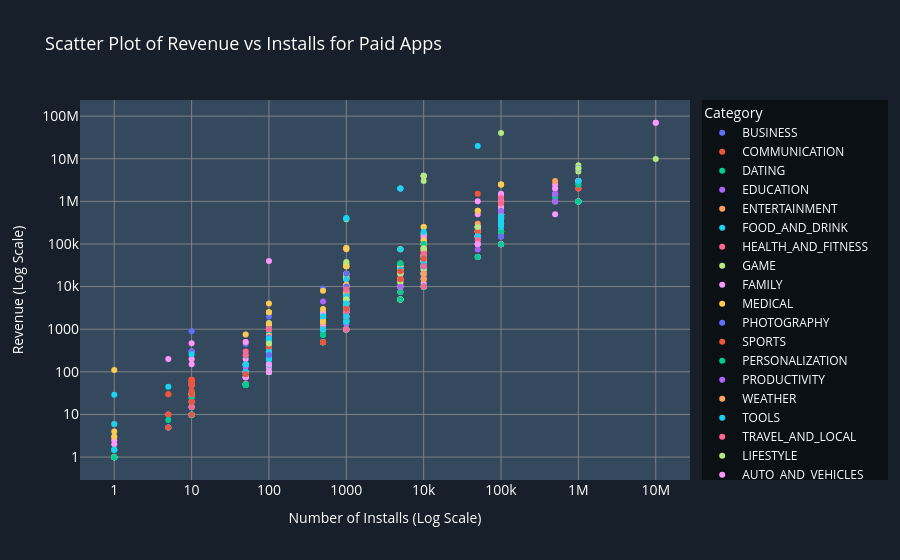

The cell this chart's notebook holds for it:
### Code cell
import pandas as pd
import matplotlib.pyplot as plt
import seaborn as sns
import numpy as np
import plotly.express as px
import plotly.io as pio
import os

file_path = r"C:\\Users\\satya\\Downloads\\Play Store Data.csv"
df = pd.read_csv(file_path)

df = df[df["Type"] == "Paid"].copy()
df["Price"] = df["Price"].str.replace("$", "").astype(float)
df["Installs"] = df["Installs"].str.replace("[+,]", "", regex=True).astype(float)
df["Revenue"] = df["Price"] * df["Installs"]

html_file_path = r"C:\\Users\\satya\\OneDrive\\Desktop\\Satyam\\Task 1.html"

plot_containers = ""

def save_plot_as_html(fig, filepath, insight):
    global plot_containers
    html_content = pio.to_html(fig, full_html=False, include_plotlyjs='cdn')
    plot_containers += f"""
    <div class="plot-container" id="scatter_plot" onclick="openPlot('scatter_plot')" style="border: 2px solid white; padding: 10px; margin: 10px; border-radius: 5px; background-color: #1e1e1e; color: white;">
        <div class="plot" style="border: 1px solid gray; padding: 5px;">{html_content}</div>
        <div class="insights" style="border-top: 1px solid white; padding-top: 5px;">{insight}</div>
    </div>
    """
    with open(filepath, "w", encoding="utf-8") as f:
        f.write(html_content)

plot_width = 900
plot_height = 600
plot_bg_color = 'black'
text_color = 'white'
title_font = {'size': 18, 'color': 'white'}
axis_font = {'size': 14, 'color': 'white'}
legend_font = {'size': 12, 'color': 'white'}

def customize_figure(fig):
    fig.update_layout(
        plot_bgcolor='#34495e',
        paper_bgcolor='#17202a ',
        font_color=text_color,
        title_font=title_font,
        xaxis=dict(title_font=axis_font, gridcolor='gray', zerolinecolor='gray', tickfont=axis_font),
        yaxis=dict(title_font=axis_font, gridcolor='gray', zerolinecolor='gray', tickfont=axis_font),
        legend=dict(font=legend_font, bgcolor='rgba(0,0,0,0.5)')
    )

fig1 = px.scatter(df, x="Installs", y="Revenue", color="Category",
                  title="Scatter Plot of Revenue vs Installs for Paid Apps",
                  log_x=True, log_y=True, hover_data=["App"],
                  labels={"Installs": "Number of Installs (Log Scale)", "Revenue": "Revenue (Log Scale)"})
customize_figure(fig1)
save_plot_as_html(fig1, html_file_path, "This scatter plot shows the relationship between revenue and installs for paid apps. The trend indicates that apps with more installs generally generate higher revenue.")
fig1.show()

print(f"Interactive plot saved at: {html_file_path}")
